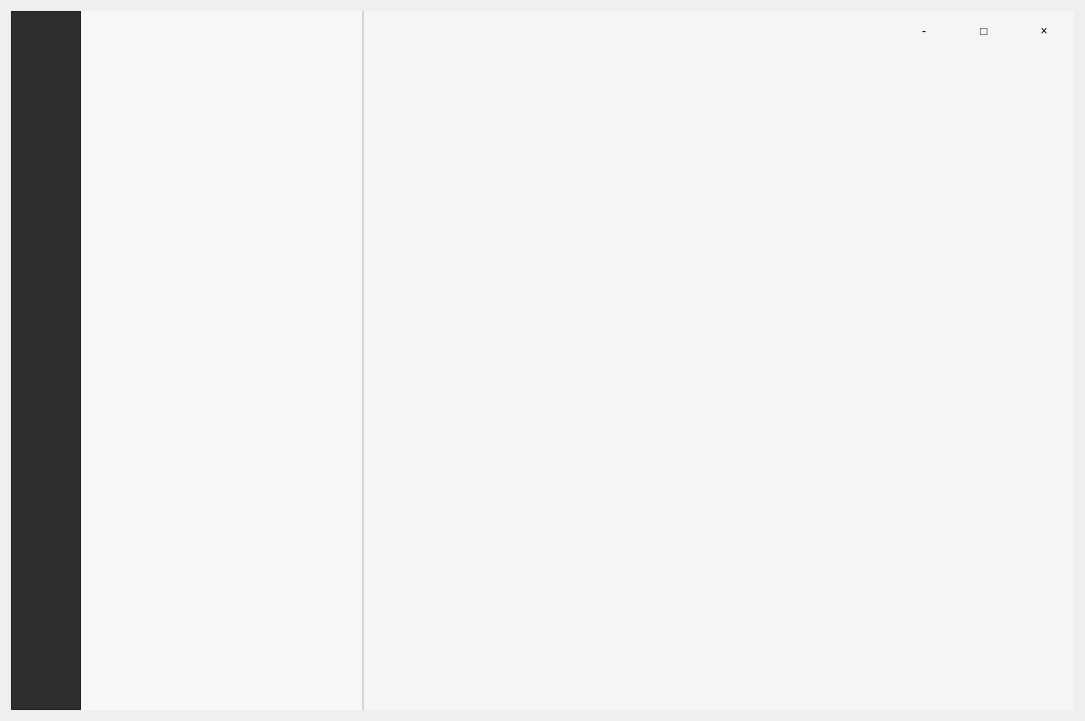
<?xml version="1.0" encoding="UTF-8"?>
<ui version="4.0">
 <class>MainDlg</class>
 <widget class="QWidget" name="MainDlg">
  <property name="geometry">
   <rect>
    <x>0</x>
    <y>0</y>
    <width>1085</width>
    <height>721</height>
   </rect>
  </property>
  <property name="windowTitle">
   <string>Form</string>
  </property>
  <layout class="QHBoxLayout" name="horizontalLayout_2">
   <item>
    <widget class="QWidget" name="widget_6" native="true">
     <layout class="QHBoxLayout" name="horizontalLayout">
      <property name="spacing">
       <number>0</number>
      </property>
      <property name="leftMargin">
       <number>0</number>
      </property>
      <property name="topMargin">
       <number>0</number>
      </property>
      <property name="rightMargin">
       <number>0</number>
      </property>
      <property name="bottomMargin">
       <number>0</number>
      </property>
      <item>
       <widget class="QFrame" name="frame_left">
        <property name="minimumSize">
         <size>
          <width>70</width>
          <height>0</height>
         </size>
        </property>
        <property name="maximumSize">
         <size>
          <width>70</width>
          <height>16777215</height>
         </size>
        </property>
        <property name="styleSheet">
         <string notr="true">#frame_left{
	background-color: rgb(46, 46, 46);
}
#rbut_message::indicator{
	width:0px;
	height:0px;
}
#rbut_message{
	background:transparent;
	border-image: url(:/imageSource/chat_default.png);
}
#rbut_message:hover{
	background:transparent;
	border-image: url(:/imageSource/chat_hover.png);
}
#rbut_message:checked{
	background:transparent;
	border-image: url(:/imageSource/chat_checked.png);
}
#rbut_contacts::indicator{
	width:0px;
	height:0px;
}
#rbut_contacts{
	background:transparent;
	border-image: url(:/imageSource/lxr_default.png);
}
#rbut_contacts:hover{
	background:transparent;
	border-image: url(:/imageSource/lxr_hover.png);
}
#rbut_contacts:checked{
	background:transparent;
	border-image: url(:/imageSource/lxr_checked.png);
}
#tbut_other{
	background:transparent;
	border:none;
	border-image: url(:/imageSource/other_default.png);
}
#tbut_other:hover{
	background:transparent;
	border:none;
	border-image: url(:/imageSource/other_hover.png);
}</string>
        </property>
        <property name="frameShape">
         <enum>QFrame::StyledPanel</enum>
        </property>
        <property name="frameShadow">
         <enum>QFrame::Raised</enum>
        </property>
        <layout class="QVBoxLayout" name="verticalLayout_3">
         <property name="spacing">
          <number>30</number>
         </property>
         <item>
          <widget class="QLabel" name="label_head">
           <property name="minimumSize">
            <size>
             <width>50</width>
             <height>50</height>
            </size>
           </property>
           <property name="maximumSize">
            <size>
             <width>50</width>
             <height>50</height>
            </size>
           </property>
           <property name="text">
            <string/>
           </property>
          </widget>
         </item>
         <item>
          <widget class="QRadioButton" name="rbut_message">
           <property name="minimumSize">
            <size>
             <width>35</width>
             <height>35</height>
            </size>
           </property>
           <property name="maximumSize">
            <size>
             <width>35</width>
             <height>35</height>
            </size>
           </property>
           <property name="text">
            <string/>
           </property>
          </widget>
         </item>
         <item>
          <widget class="QRadioButton" name="rbut_contacts">
           <property name="minimumSize">
            <size>
             <width>35</width>
             <height>35</height>
            </size>
           </property>
           <property name="maximumSize">
            <size>
             <width>35</width>
             <height>35</height>
            </size>
           </property>
           <property name="text">
            <string/>
           </property>
          </widget>
         </item>
         <item>
          <spacer name="verticalSpacer">
           <property name="orientation">
            <enum>Qt::Vertical</enum>
           </property>
           <property name="sizeHint" stdset="0">
            <size>
             <width>20</width>
             <height>40</height>
            </size>
           </property>
          </spacer>
         </item>
         <item>
          <widget class="QToolButton" name="tbut_other">
           <property name="minimumSize">
            <size>
             <width>35</width>
             <height>35</height>
            </size>
           </property>
           <property name="maximumSize">
            <size>
             <width>35</width>
             <height>35</height>
            </size>
           </property>
           <property name="text">
            <string/>
           </property>
          </widget>
         </item>
        </layout>
       </widget>
      </item>
      <item>
       <widget class="QWidget" name="widget_5" native="true">
        <property name="minimumSize">
         <size>
          <width>283</width>
          <height>0</height>
         </size>
        </property>
        <property name="maximumSize">
         <size>
          <width>283</width>
          <height>999999</height>
         </size>
        </property>
        <property name="styleSheet">
         <string notr="true">#widget_5{
	border:2px solid rgb(214, 214, 214);
}</string>
        </property>
        <layout class="QVBoxLayout" name="verticalLayout_2">
         <property name="spacing">
          <number>0</number>
         </property>
         <property name="leftMargin">
          <number>0</number>
         </property>
         <property name="topMargin">
          <number>0</number>
         </property>
         <property name="rightMargin">
          <number>0</number>
         </property>
         <property name="bottomMargin">
          <number>0</number>
         </property>
         <item>
          <widget class="QWidget" name="widget_chatlist" native="true">
           <property name="styleSheet">
            <string notr="true">#widget_chatlist{
	background-color: rgb(247, 247, 247);
	border-right:2px solid rgb(214, 214, 214);
}</string>
           </property>
          </widget>
         </item>
        </layout>
       </widget>
      </item>
      <item>
       <widget class="QWidget" name="widget_3" native="true">
        <property name="styleSheet">
         <string notr="true"/>
        </property>
        <layout class="QVBoxLayout" name="verticalLayout">
         <property name="spacing">
          <number>0</number>
         </property>
         <property name="leftMargin">
          <number>0</number>
         </property>
         <property name="topMargin">
          <number>0</number>
         </property>
         <property name="rightMargin">
          <number>0</number>
         </property>
         <property name="bottomMargin">
          <number>0</number>
         </property>
         <item>
          <widget class="QWidget" name="widget_2" native="true">
           <property name="minimumSize">
            <size>
             <width>0</width>
             <height>40</height>
            </size>
           </property>
           <property name="maximumSize">
            <size>
             <width>16777215</width>
             <height>40</height>
            </size>
           </property>
           <property name="styleSheet">
            <string notr="true">#widget_2{
	background-color: rgb(245, 245, 245);
}
QToolButton{
	background:transparent;
	border:none;
}
QToolButton:hover{
	background:transparent;
	border:none;
	background-color: qlineargradient(spread:pad, x1:0, y1:0, x2:1, y2:1, stop:0 rgba(255, 0, 0, 200), stop:1 rgba(255, 255, 255, 255));
}

QToolButton#tbut_normal:hover{
	background:transparent;
	border:none;
	background-color: rgb(226, 226, 226);
}
QToolButton#tbut_mini:hover{
	background:transparent;
	border:none;
	background-color: rgb(226, 226, 226);
}</string>
           </property>
           <layout class="QHBoxLayout" name="horizontalLayout_3">
            <property name="spacing">
             <number>0</number>
            </property>
            <property name="leftMargin">
             <number>0</number>
            </property>
            <property name="topMargin">
             <number>0</number>
            </property>
            <property name="rightMargin">
             <number>0</number>
            </property>
            <property name="bottomMargin">
             <number>0</number>
            </property>
            <item>
             <spacer name="horizontalSpacer">
              <property name="orientation">
               <enum>Qt::Horizontal</enum>
              </property>
              <property name="sizeHint" stdset="0">
               <size>
                <width>40</width>
                <height>20</height>
               </size>
              </property>
             </spacer>
            </item>
            <item>
             <widget class="QToolButton" name="tbut_mini">
              <property name="minimumSize">
               <size>
                <width>60</width>
                <height>40</height>
               </size>
              </property>
              <property name="maximumSize">
               <size>
                <width>60</width>
                <height>40</height>
               </size>
              </property>
              <property name="cursor">
               <cursorShape>PointingHandCursor</cursorShape>
              </property>
              <property name="text">
               <string>-</string>
              </property>
             </widget>
            </item>
            <item>
             <widget class="QToolButton" name="tbut_normal">
              <property name="minimumSize">
               <size>
                <width>60</width>
                <height>40</height>
               </size>
              </property>
              <property name="maximumSize">
               <size>
                <width>60</width>
                <height>40</height>
               </size>
              </property>
              <property name="cursor">
               <cursorShape>PointingHandCursor</cursorShape>
              </property>
              <property name="text">
               <string>□</string>
              </property>
             </widget>
            </item>
            <item>
             <widget class="QToolButton" name="tbut_close">
              <property name="minimumSize">
               <size>
                <width>60</width>
                <height>40</height>
               </size>
              </property>
              <property name="maximumSize">
               <size>
                <width>60</width>
                <height>40</height>
               </size>
              </property>
              <property name="cursor">
               <cursorShape>PointingHandCursor</cursorShape>
              </property>
              <property name="text">
               <string>×</string>
              </property>
             </widget>
            </item>
           </layout>
          </widget>
         </item>
         <item>
          <widget class="QWidget" name="widget_chat" native="true">
           <property name="styleSheet">
            <string notr="true">#widget_chat{
	background-color: rgb(245, 245, 245);
}</string>
           </property>
          </widget>
         </item>
        </layout>
       </widget>
      </item>
     </layout>
    </widget>
   </item>
  </layout>
 </widget>
 <resources/>
 <connections/>
</ui>
